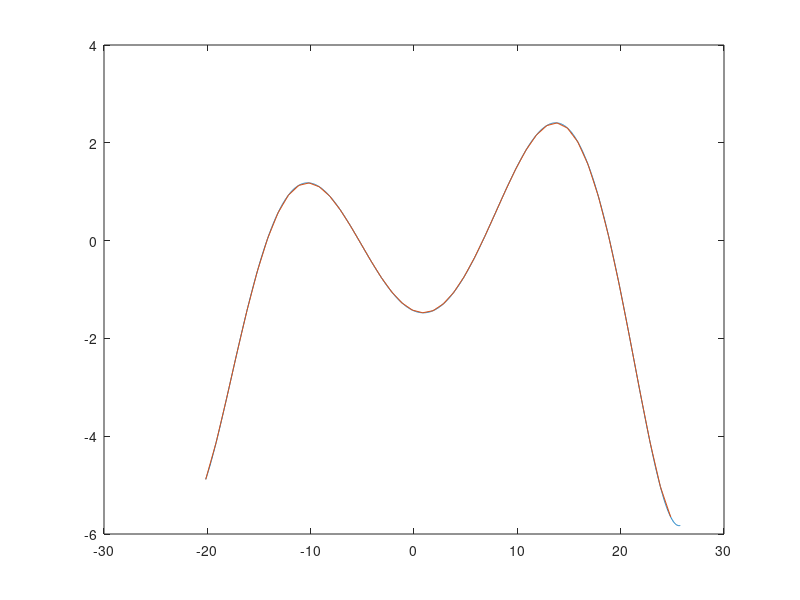

Reproduce this figure in MATLAB.
% Projekt MATLAB
% Adam Wolkowycki

clear all
clc
close all

% zad 2
plik = fopen('d310.txt');          % wczytywanie pliku
mat = fscanf(plik, '%f', [2 inf]); % utworzenie macierzy z pliku
fclose(plik);                      % zamkniecie pliku

x = mat(1, :); % zapis pierwszej kolumny do wek x
y = mat(2, :); % zapis drugiej kolumny do wek y

% zad 3
st = 6;                  % stopien wielomianu aprox
wsp = polyfit(x, y, st); % wektor wspolczynnikow wielomianu
war = polyval(wsp, x);   % wektor wartosci wielomianu 
err = y - war;           % blad aproksymacji
err_max = max(abs(err)); % max blad aproksymacji

% zad 4
m_zer = roots(wsp);      % miejsca zerowe wielomianu

% zad 5
x_pocz = x(1);                                  % poczatek dziedziny
x_kon = x(1505);                                % koniec dziedziny
x_interp = x_pocz:x_kon;                        % argumenty wezlow interp
y_interp = interp1(x, war, x_interp, 'spline'); % wartosci interp
plot(x, y, x_interp, y_interp)                  % wykres

% zad 6
% wielomian aproksymacji
wiel = @(x) wsp(1)*x.^6 + wsp(2)*x.^5 + wsp(3)*x.^4 + wsp(4)*x.^3 + wsp(5)*x.^2 + wsp(6)*x + wsp(7);

% calka za pomoca funkcji integral
calka = integral(wiel, x_pocz, x_kon); 

% calka metoda prostokatow
n = 10;                                % ilosc przedzialow calkowania
szer = (x_kon - x_pocz) / n;           % szerokosc przedzialu
x_calk = x_pocz:szer:x_kon;            % przedzialy
y_calk = wiel(x_calk);                 % wartosc calki w przedzialach

%hold on
%stem(x_calk, y_calk)
%stairs(x_calk, y_calk)
%hold off
suma = 0;
N = length(x_pocz:szer:x_kon);
for k = 1:N-1 
    suma = suma + szer*y_calk(k);
end 
calka_pros = suma;

% calka metoda trapezow
suma = 0;
while(x_pocz < x_kon)
   suma = suma + (szer./2).*(wiel(x_pocz)+wiel(x_pocz+szer));
   x_trapez = [x_pocz x_pocz+szer x_pocz+szer x_pocz];
   y_trapez = [0 0 wiel(x_pocz+szer) wiel(x_pocz)];
   % patch(x_trapez, y_trapez, '-r')
   % drawnow
   x_pocz = x_pocz + szer; 
end
calka_trap = suma;

% porownanie metod calkowania
err_pros = abs(calka - calka_pros); % blad metody prostokatow
err_trap = abs(calka - calka_trap); % blad metody trapezow
